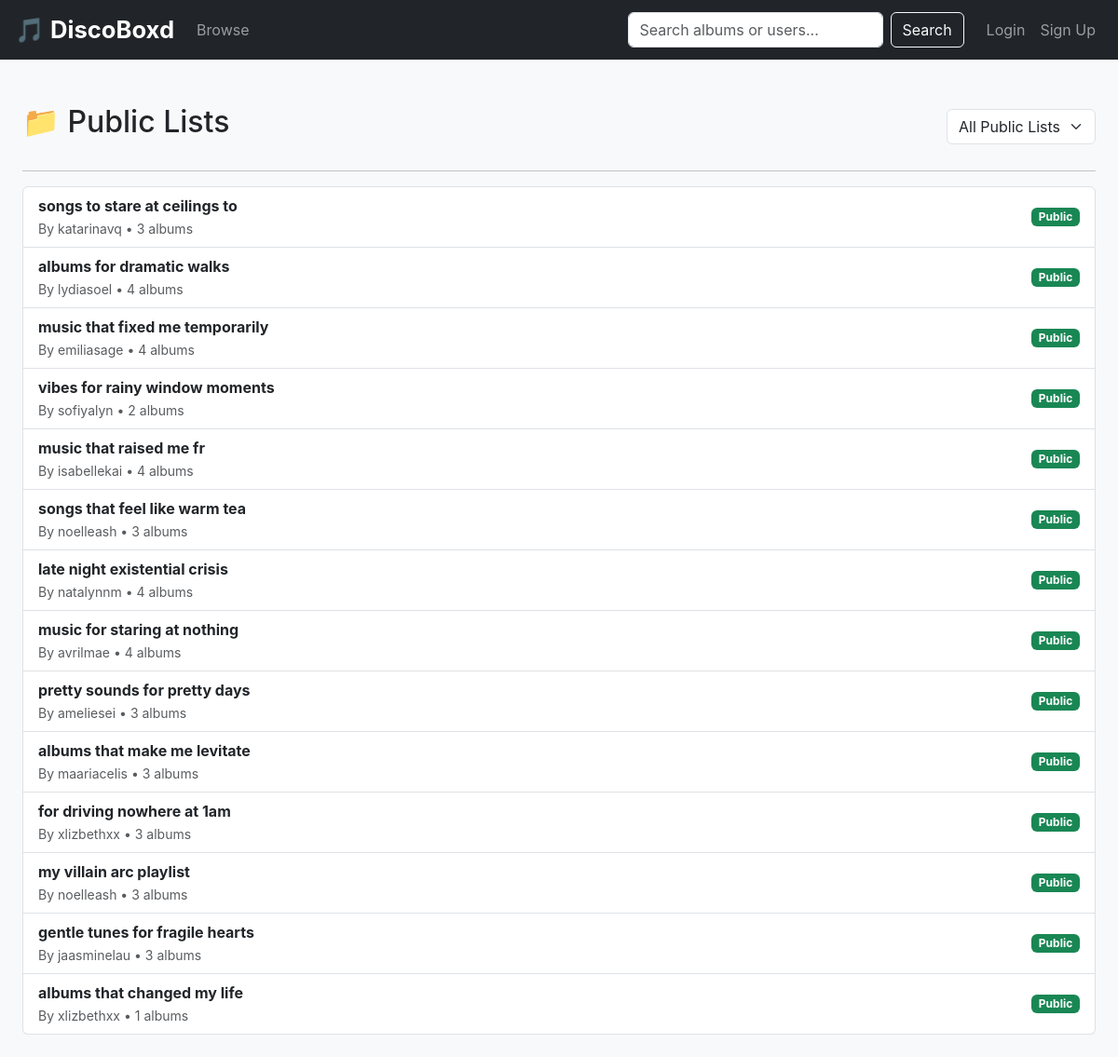
The app's page /lists, older data.
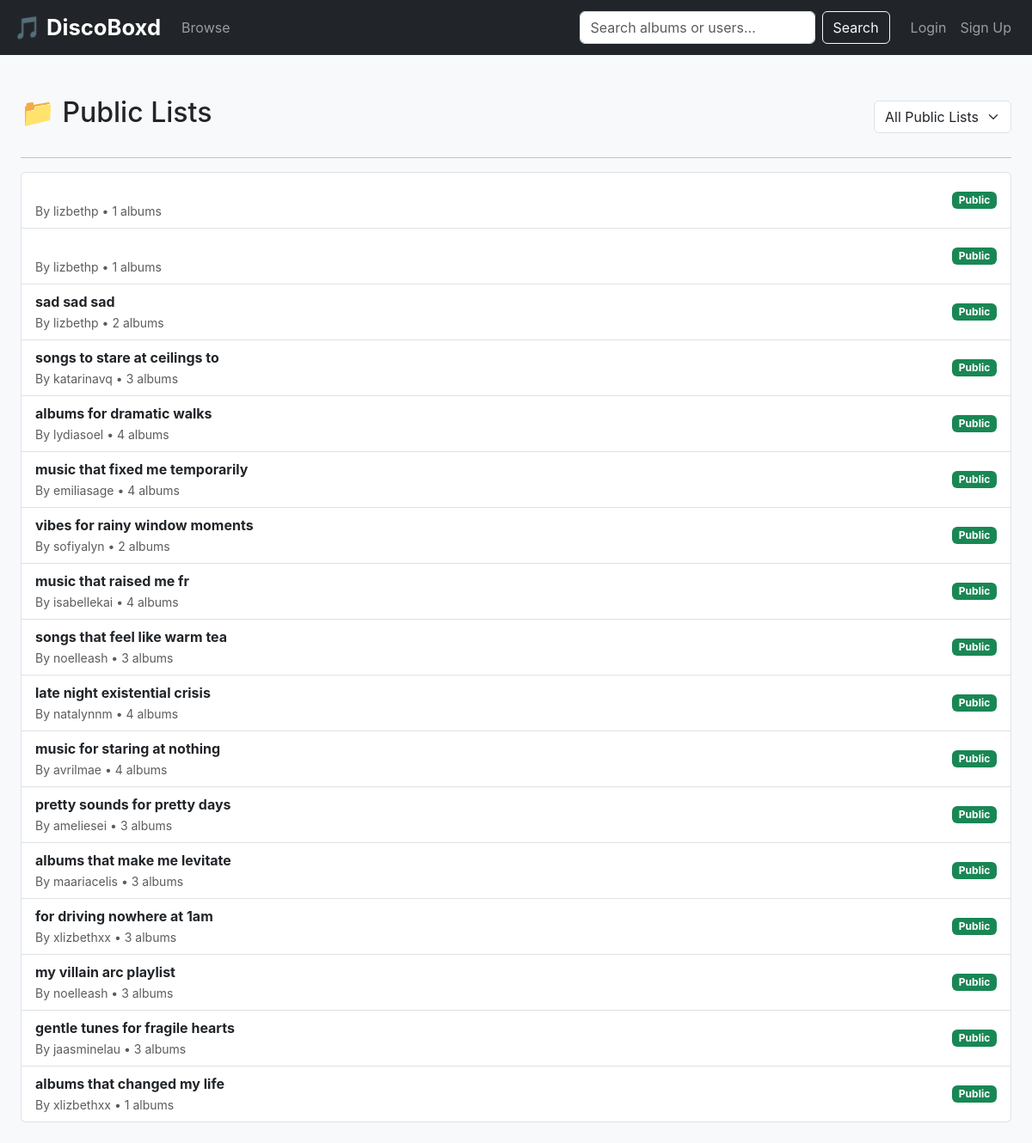
The same page, newer data.
### tables this page shows
CREATE TABLE lists (
    id INTEGER PRIMARY KEY AUTOINCREMENT,
    user_id INTEGER NOT NULL,
    name TEXT NOT NULL,
    description TEXT,
    created_date DATETIME DEFAULT CURRENT_TIMESTAMP,
    is_public INTEGER DEFAULT 1,
    FOREIGN KEY (user_id) REFERENCES users(id) ON DELETE CASCADE
);

### app.py (the view, shortened to what this page needs)
@app.route("/lists")
def browse_lists():
    filter_mode = request.args.get("filter", "all")
    user_id = session.get("user_id")
    conn = connect_db()
    cur = conn.cursor()
    if filter_mode == "all" or not user_id:
        cur.execute("""
            SELECT
                l.id, l.name, l.created_date,
                u.username,
                COUNT(la.album_id) AS album_count
            FROM lists l
            JOIN users u ON l.user_id = u.id
            LEFT JOIN list_albums la ON l.id = la.list_id
            WHERE l.is_public = 1
            GROUP BY l.id
            ORDER BY l.created_date DESC;
        """)
    lists = cur.fetchall()
    conn.close()
    return render_template(
        "lists.html",
        lists=lists,
        filter_mode=filter_mode
    )

### app.py (called while the page is built)
def connect_db():
    conn = sqlite3.connect(DB_PATH)
    conn.row_factory = sqlite3.Row
    return conn

### templates/lists.html (shortened to what this page needs)
{% extends "layout.html" %}
{% block content %}
<div class="container mt-4">
    <div class="d-flex justify-content-between align-items-center mb-4">
        <h2>📁 Public Lists</h2>
        <form method="GET" action="{{ url_for('browse_lists') }}">
            <select name="filter" class="form-select" onchange="this.form.submit()">
                <option value="all"
                    {% if filter_mode == "all" %}selected{% endif %}>
                    All Public Lists
                </option>
            </select>
        </form>
    </div>
    <hr>
    {% if lists %}
        <div class="list-group">
        {% for lst in lists %}
            <a href="{{ url_for('view_list', list_id=lst['id']) }}"
               class="list-group-item list-group-item-action d-flex justify-content-between align-items-center">
                <div>
                    <strong>{{ lst['name'] }}</strong><br>
                    <small class="text-muted">
                        By {{ lst['username'] }} • {{ lst['album_count'] }} albums
                    </small>
                </div>
                <span class="badge bg-success">Public</span>
            </a>
        {% endfor %}
        </div>
    {% else %}
        <div class="alert alert-info mt-4">
            No public lists found.
        </div>
    {% endif %}
</div>
{% endblock %}

### templates/layout.html (shortened to what this page needs)
<!DOCTYPE html>
<html lang="en">
<head>
    <link href="https://cdn.jsdelivr.net/npm/bootstrap@5.3.2/dist/css/bootstrap.min.css"
          rel="stylesheet">
    <link rel="stylesheet" href="{{ url_for('static', filename='css/styles.css') }}">
</head>
<body class="bg-light">
<nav class="navbar navbar-expand-lg navbar-dark bg-dark px-3">
    <a class="navbar-brand fw-bold" href="{{ url_for('albums') }}">
        🎵 DiscoBoxd
    </a>
    <div class="collapse navbar-collapse" id="navbarNav">
        <ul class="navbar-nav me-auto">
            <li class="nav-item">
                <a class="nav-link" href="{{ url_for('albums') }}">Browse</a>
            </li>
        </ul>
        <form class="d-flex me-3" method="POST" action="{{ url_for('search') }}">
            <input class="form-control me-2" type="search" name="term"
                   placeholder="Search albums or users..." required>
            <button class="btn btn-outline-light" type="submit">Search</button>
        </form>
        <ul class="navbar-nav">
            {% if session.get("user_id") %}
                <li class="nav-item">
                    <span class="navbar-text me-3 text-light">
                        Hi, {{ session["username"] }} 👋
                    </span>
                </li>
                <li class="nav-item">
                    <a class="nav-link text-warning" href="{{ url_for('logout') }}">
                        Logout
                    </a>
                </li>
            {% else %}
                <li class="nav-item">
                    <a class="nav-link" href="{{ url_for('login') }}">Login</a>
                </li>
                <li class="nav-item">
                    <a class="nav-link" href="{{ url_for('signup') }}">Sign Up</a>
                </li>
            {% endif %}
        </ul>
    </div>
</nav>
<div class="container py-4">
    {% block content %}
    {% endblock %}
</div>
</body>
</html>

### static/styles.css (style rules this page uses)
body { background-color: #f5f5f7; font-family: 'Inter', Arial, sans-serif; }
.navbar-brand { font-weight: 700; font-size: 1.6rem; }
.container { max-width: 1200px; }

Row changes from the older to the newer data that the page shows:
added lists: username "lizbethp", album_count "1"
added lists: username "lizbethp", album_count "1"
added lists: name "sad sad sad", username "lizbethp", album_count "2"
